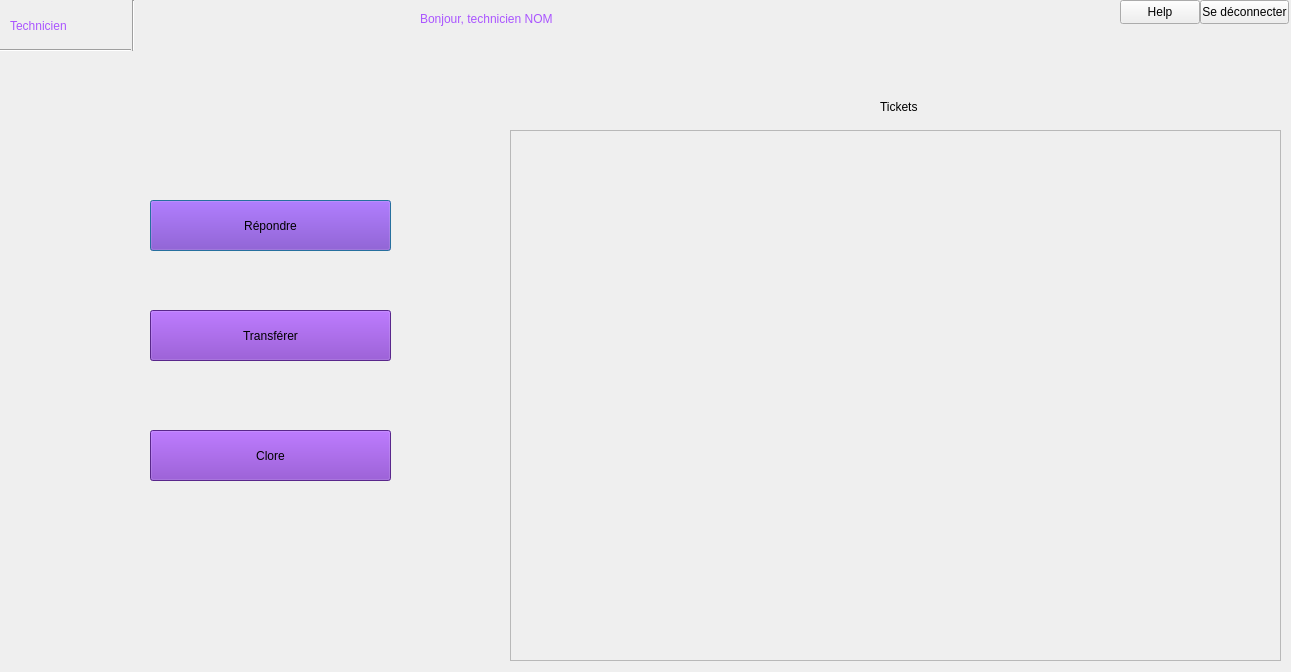
<?xml version="1.0" encoding="UTF-8"?>
<ui version="4.0">
 <class>Technicien</class>
 <widget class="QDialog" name="Technicien">
  <property name="geometry">
   <rect>
    <x>0</x>
    <y>0</y>
    <width>1291</width>
    <height>672</height>
   </rect>
  </property>
  <property name="windowTitle">
   <string>Dialog</string>
  </property>
  <widget class="QLabel" name="label">
   <property name="geometry">
    <rect>
     <x>10</x>
     <y>10</y>
     <width>108</width>
     <height>32</height>
    </rect>
   </property>
   <property name="styleSheet">
    <string notr="true">font: italic 22pt &quot;Monotype Corsiva&quot;;
color: rgb(170, 85, 255)</string>
   </property>
   <property name="text">
    <string>Technicien</string>
   </property>
  </widget>
  <widget class="Line" name="line">
   <property name="geometry">
    <rect>
     <x>123</x>
     <y>0</y>
     <width>20</width>
     <height>51</height>
    </rect>
   </property>
   <property name="orientation">
    <enum>Qt::Vertical</enum>
   </property>
  </widget>
  <widget class="Line" name="line_2">
   <property name="geometry">
    <rect>
     <x>0</x>
     <y>35</y>
     <width>131</width>
     <height>31</height>
    </rect>
   </property>
   <property name="orientation">
    <enum>Qt::Horizontal</enum>
   </property>
  </widget>
  <widget class="QLabel" name="label_2">
   <property name="geometry">
    <rect>
     <x>420</x>
     <y>0</y>
     <width>357</width>
     <height>37</height>
    </rect>
   </property>
   <property name="styleSheet">
    <string notr="true">font: 700 24pt &quot;Bell MT&quot;;
color: rgb(170, 85, 255)</string>
   </property>
   <property name="text">
    <string>Bonjour, technicien NOM</string>
   </property>
  </widget>
  <widget class="QScrollArea" name="scrollArea">
   <property name="geometry">
    <rect>
     <x>510</x>
     <y>130</y>
     <width>771</width>
     <height>531</height>
    </rect>
   </property>
   <property name="widgetResizable">
    <bool>true</bool>
   </property>
   <widget class="QWidget" name="scrollAreaWidgetContents">
    <property name="geometry">
     <rect>
      <x>0</x>
      <y>0</y>
      <width>769</width>
      <height>529</height>
     </rect>
    </property>
   </widget>
  </widget>
  <widget class="QLabel" name="label_3">
   <property name="geometry">
    <rect>
     <x>880</x>
     <y>90</y>
     <width>116</width>
     <height>34</height>
    </rect>
   </property>
   <property name="styleSheet">
    <string notr="true">font: 900 18pt &quot;Arial Black&quot;;</string>
   </property>
   <property name="text">
    <string>Tickets</string>
   </property>
  </widget>
  <widget class="QPushButton" name="pushButton_2">
   <property name="geometry">
    <rect>
     <x>150</x>
     <y>200</y>
     <width>241</width>
     <height>51</height>
    </rect>
   </property>
   <property name="cursor">
    <cursorShape>PointingHandCursor</cursorShape>
   </property>
   <property name="styleSheet">
    <string notr="true">background-color: rgb(125, 54, 195);
font: 900 16pt &quot;Arial Black&quot;;
</string>
   </property>
   <property name="text">
    <string>Répondre</string>
   </property>
  </widget>
  <widget class="QPushButton" name="pushButton_3">
   <property name="geometry">
    <rect>
     <x>150</x>
     <y>310</y>
     <width>241</width>
     <height>51</height>
    </rect>
   </property>
   <property name="cursor">
    <cursorShape>PointingHandCursor</cursorShape>
   </property>
   <property name="styleSheet">
    <string notr="true">background-color: rgb(125, 54, 195);
font: 900 16pt &quot;Arial Black&quot;;
</string>
   </property>
   <property name="text">
    <string>Transférer</string>
   </property>
  </widget>
  <widget class="QPushButton" name="pushButton_4">
   <property name="geometry">
    <rect>
     <x>150</x>
     <y>430</y>
     <width>241</width>
     <height>51</height>
    </rect>
   </property>
   <property name="cursor">
    <cursorShape>PointingHandCursor</cursorShape>
   </property>
   <property name="styleSheet">
    <string notr="true">background-color: rgb(125, 54, 195);
font: 900 16pt &quot;Arial Black&quot;;
</string>
   </property>
   <property name="text">
    <string>Clore</string>
   </property>
  </widget>
  <widget class="QPushButton" name="pushButton_5">
   <property name="geometry">
    <rect>
     <x>1120</x>
     <y>0</y>
     <width>80</width>
     <height>24</height>
    </rect>
   </property>
   <property name="text">
    <string>Help</string>
   </property>
  </widget>
  <widget class="QPushButton" name="pushButton">
   <property name="geometry">
    <rect>
     <x>1200</x>
     <y>0</y>
     <width>89</width>
     <height>24</height>
    </rect>
   </property>
   <property name="text">
    <string>Se déconnecter</string>
   </property>
  </widget>
 </widget>
 <resources/>
 <connections/>
</ui>
